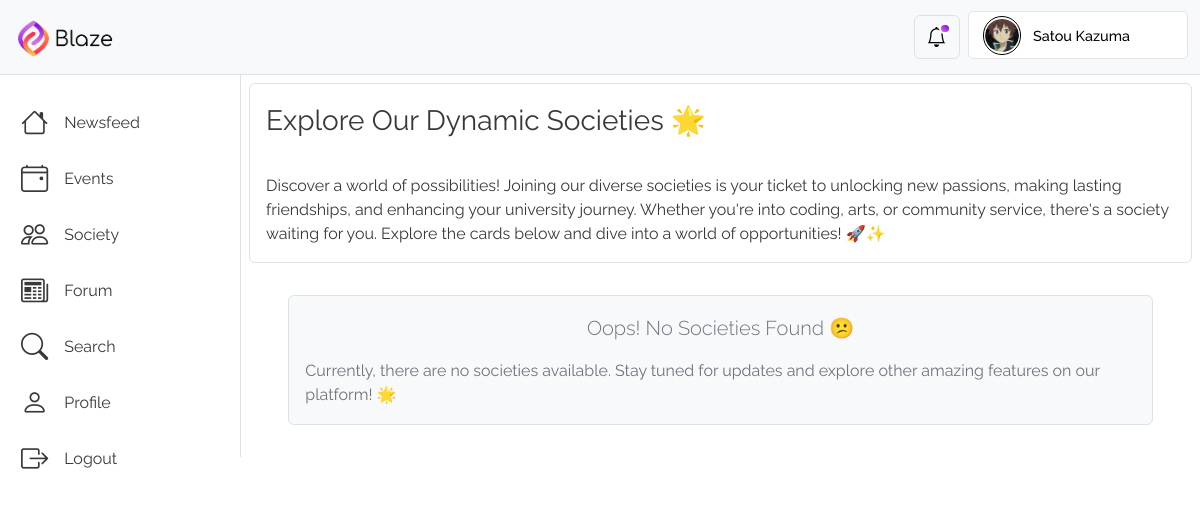
/society/ (signed in), run on an earlier commit of the app's database.
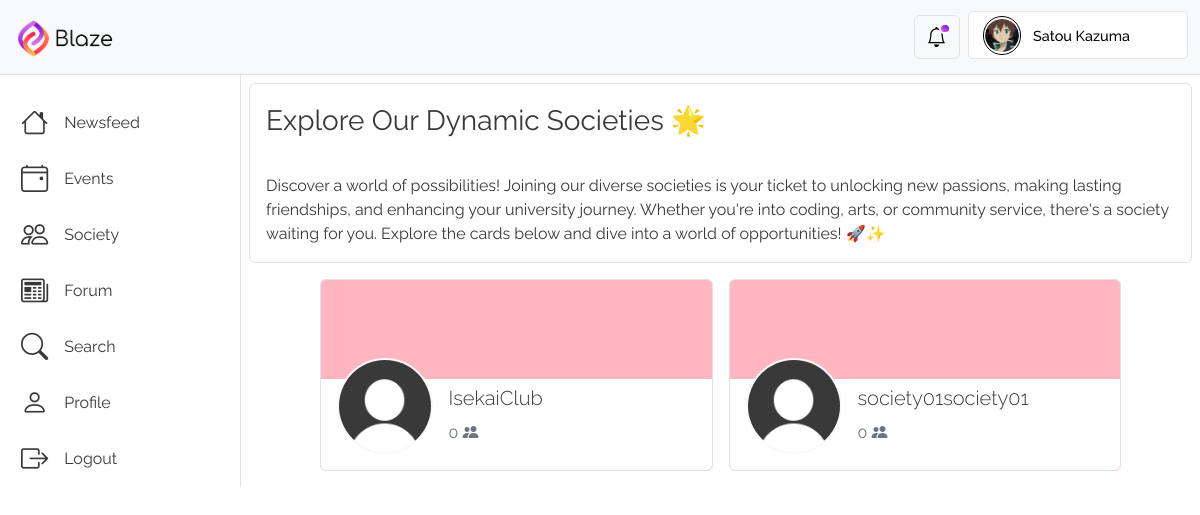
And on a later commit of the database.
### BlazeApp/models.py (models this page shows, shortened)
class User(AbstractUser):
    profile_picture = models.ImageField(
        upload_to="profile_pics/",
        blank=True,
        null=True,
        default="profile_pics/Default_Profile_Picture.png",
        validators=[
            FileExtensionValidator(
                allowed_extensions=["jpg", "jpeg", "png"]
            ),  # Restrict allowed file extensions
            validate_profilePicture_size,  # Set a maximum file size limit (7 MB in this example)
        ],
    )
    follow = models.ManyToManyField(
        "self", symmetrical=False, related_name="followers", blank=True
    )
    class Meta:
        verbose_name = "User"
        verbose_name_plural = "Users"
    @property
    def get_followers_count(self):
        return self.followers.all().count()

class Society(models.Model):
    user = models.OneToOneField(User, on_delete=models.CASCADE, related_name="society")
    faculty_head = models.ForeignKey(
        Faculty,
        on_delete=models.SET_NULL,
        null=True,
        blank=True,
        related_name="faculty_heads",
    )
    president = models.OneToOneField(
        Student,
        on_delete=models.SET_NULL,
        null=True,
        blank=True,
        related_name="presidents",
    )
    vice_president = models.OneToOneField(
        Student,
        on_delete=models.SET_NULL,
        null=True,
        blank=True,
        related_name="vice_presidents",
    )
    treasurer = models.OneToOneField(
        Student,
        on_delete=models.SET_NULL,
        null=True,
        blank=True,
        related_name="treasurers",
    )
    class Meta:
        verbose_name = "Society"
        verbose_name_plural = "Societies"

### BlazeApp/views.py (the view)
# urls.py: path("society/", login_required(views.society), name="society"),
def society(request):
    society_instances = Society.objects.all()
    content = {"society_instances": society_instances}
    return render(request, "BlazeApp/society.html", content)

### BlazeApp/templates/BlazeApp/society.html (shortened to what this page needs)
{% extends 'BlazeApp/base.html' %}
{% load static %}
{% block ExtraHeaders %}
  <link href="{% static 'BlazeApp/society.css' %}" rel="stylesheet" />
{% endblock %}
{% block content %}
  <div class="content-d border border-top-0 border-bottom-0 border-end-0 col">
    <div class="border rounded m-2" style="height: max-content;">
      <div class="fs-3 p-3" style="height: max-content;">Explore Our Dynamic Societies 🌟</div>
      <div class="fs-6 p-3" style="height: max-content;">Discover a world of possibilities! Joining our diverse societies is your ticket to unlocking new passions, making lasting friendships, and enhancing your university journey. Whether you're into coding, arts, or community service, there's a society waiting for you. Explore the cards below and dive into a world of opportunities! 🚀✨</div>
    </div>
    <div class="d-flex flex-wrap justify-content-center align-items-center border-dark m-2" style="height: max-content;">
      {% if society_instances %}
        {% for society in society_instances %}
          <a href="{% url 'BlazeApp:profile' society.user.pk %}" class="col-11 col-sm-10 col-lg-5 m-2">
            <div id="society_{{ society.pk }}" class="society-card border rounded p-2">
              <div class="society-card-bottom col-12"></div>
              <div class="society-card-dd col-12 mb-2 ps-2">
                <div class="society-card-pfp col-1 me-3 border border-light border-2">
                  <img src="{{ society.user.profile_picture.url }}" alt="society profile picture" />
                </div>
                <div class="mt-3">
                  <div class="lead text-truncate">{{ society.user.first_name }}{{ society.user.last_name }}</div>
                  <div class="d-flex">
                    <div class="fs-6 mt-2 me-2 text-secondary" style="font-size: 0.9rem;">
                      {{ society.user.get_followers_count }} <i class="bi bi-people-fill"></i>
                    </div>
                  </div>
                </div>
              </div>
            </div>
          </a>
        {% endfor %}
      {% else %}
        <div class="border rounded bg-body-tertiary text-secondary col-11 m-4" style="height: max-content;">
          <div class="d-flex justify-content-center align-items-center flex-column my-2 p-3" style="height: 7rem;">
            <div class="lead mt-2 mb-3">Oops! No Societies Found 😕</div>
            <div class="fs-6 mb-2">Currently, there are no societies available. Stay tuned for updates and explore other amazing features on our platform! 🌟</div>
          </div>
        </div>
      {% endif %}
    </div>
  </div>
{% endblock %}

### BlazeApp/templates/BlazeApp/base.html (shortened to what this page needs)
{% load static %}
<!DOCTYPE html>
<html lang="en">
  <head>
    <link href="https://cdn.jsdelivr.net/npm/bootstrap@5.3.1/dist/css/bootstrap.min.css" rel="stylesheet" />
    <link rel="stylesheet" href="https://cdn.jsdelivr.net/npm/bootstrap-icons@1.10.5/font/bootstrap-icons.css" />
    <link href="{% static 'BlazeApp/base.css' %}" rel="stylesheet" />
    {% block ExtraHeaders %}
    {% endblock %}
  </head>
  <body>
    {% block navbar %}
      <nav class="navbar bg-body-tertiary border-bottom position-sticky">
        <div class="container-xxl">
          <a class="navbar-brand" href="{% url 'BlazeApp:newsfeed' %}"><img src="{% static 'BlazeApp/logo.png' %}" alt="Logo" width="110px" height="auto" class="d-inline-block align-text-top" /></a>
          <div class="d-flex align-items-center">
            <button class="btn btn-light border mx-2 fs-5 position-relative noti-btn" type="button" data-bs-toggle="offcanvas" data-bs-target="#NotificationOffcanvas" aria-controls="offcanvasNotification"><div id="noti-indicator"></div><i class="bi bi-bell"></i></button>
            <div class="dropdown-center nav-profile-d col-md-2 d-lg-block d-none">
              <button class="nav-profile d-flex align-items-center justify-content-around" data-bs-toggle="dropdown" aria-expanded="false">
                <div class="nav-profile-pic-cover d-flex justify-content-center align-items-center mx-2" style="width: 2.4rem; height: 2.4rem;">
                  <div class="nav-profile-pic">
                    <img src="{{ request.user.profile_picture.url }}" alt="profile-picture" />
                  </div>
                </div>
                <div class="nav-profile-name text-start text-truncate fw-medium mx-1 d-lg-block d-none">{{ request.user.first_name }} {{ request.user.last_name }}</div>
              </button>
            </div>
          </div>
        </div>
      </nav>
    {% endblock %}
    <div class="container-xxl d-flex" style="padding: 0px;">
      {% block body %}
        <div class="side-panel-d d-none d-md-block">
          <a href="{% url 'BlazeApp:newsfeed' %}">
            <div class="side-panel-item d-flex align-items-center fw-normal rounded mx-1 mt-4">
              <i class="ms-3 me-3 bi bi-house"></i>Newsfeed
            </div>
          </a>
          <a href="{% url 'BlazeApp:events' %}">
            <div class="side-panel-item d-flex align-items-center fw-normal rounded mx-1 mt-2">
              <i class="ms-3 me-3 bi bi-calendar4-event"></i>Events
            </div>
          </a>
          <a href="{% url 'BlazeApp:society' %}">
            <div class="side-panel-item d-flex align-items-center fw-normal rounded mx-1 mt-2">
              <i class="ms-3 me-3 bi bi-people"></i>Society
            </div>
          </a>
          <a href="{% url 'BlazeApp:newsfeed' %}">
            <div class="side-panel-item d-flex align-items-center fw-normal rounded mx-1 mt-2">
              <i class="ms-3 me-3 bi bi-newspaper"></i>Forum
            </div>
          </a>
          <div class="side-panel-item d-flex align-items-center fw-normal rounded mx-1 mt-2" data-bs-toggle="modal" data-bs-target="#searchBar">
            <i class="ms-3 me-3 bi bi-search"></i>Search
          </div>
          <a href="{% url 'BlazeApp:profile' request.user.pk %}">
            <div class="side-panel-item d-flex align-items-center fw-normal rounded mx-1 mt-2">
              <i class="ms-3 me-3 bi bi-person"></i>Profile
            </div>
          </a>
          <a href="{% url 'BlazeApp:user_logout' %}">
            <div class="side-panel-item d-flex align-items-center fw-normal rounded mx-1 mt-2">
              <i class="ms-3 me-3 bi bi-box-arrow-right"></i>Logout
            </div>
          </a>
        </div>
        {% block content %}
        {% endblock %}
      {% endblock %}
    </div>
  </body>
</html>

### BlazeApp/static/BlazeApp/base.css (style rules this page uses)
body { font-family: 'Raleway', sans-serif; color: #393939; }
a { text-decoration: none; color: #393939; }
.navbar { top: 0; z-index: 100; }
.nav-profile-d { height: 3.2rem; width: max-content; }
.nav-profile { width: max-content; height: 3rem; border: 1px solid #E5E4E2; border-radius: 5px; background-color: white; outline: none; transition: 0.25s ease-in-out; }
.nav-profile-pic { border-radius: 50%; overflow: hidden; }
.nav-profile-pic-cover { border: 1px solid black; border-radius: 50%; width: 3rem; height: 3rem; cursor: pointer; }
.nav-profile-pic>img { width: 2.1rem; height: 2.1rem; border-radius: 50%; }
.nav-profile-name { width: 9rem; font-size: 0.9rem; }
#noti-indicator { background: linear-gradient(to left bottom, #8100E6, #D175E0); width: 0.7rem; height: 0.7rem; position: absolute; border-radius: 50%; right: 8px; top: 7px; border: 2px solid white; transition: 0.1s ease-in-out; }
.side-panel-d { width: 15rem; max-height: calc(100vh - 75px); overflow: auto; position: sticky; top: 75px; z-index: 101; }
.side-panel-item { color: #393939; height: 3rem; cursor: pointer; font-size: 1rem; border: 1px solid transparent; transition: 0.15s ease-in-out; }
.side-panel-item i { font-size: 1.7rem; }
.content-d { height: max-content; }

### BlazeApp/static/BlazeApp/society.css (style rules this page uses)
.society-card { height: 12rem; background-color: lightpink; display: flex; align-items: end; position: relative; overflow: hidden; }
.society-card-bottom { background-color: white; height: 5.7rem; position: absolute; bottom: 0; left: 0; }
.society-card-pfp { height: 6rem; width: 6rem; background-color: #393939; border-radius: 50%; overflow: hidden; position: relative; }
.society-card-pfp img { width: 100%; height: auto; }
.society-card-dd { display: flex; justify-content: start; align-items: center; z-index: 1; }

What changed in the data, as far as the page shows it:
added Society: user.profile_picture (placeholder picture), user.first_name "Isekai", user.last_name "Club", user.get_followers_count "0"
added Society: user.profile_picture (placeholder picture), user.first_name "society01", user.last_name "society01", user.get_followers_count "0"
Also different on the page:
text no longer shown: "Oops! No Societies Found 😕 Currently, there are no societies available. Stay tuned for updates and explore other amazing features on our platform! 🌟"
